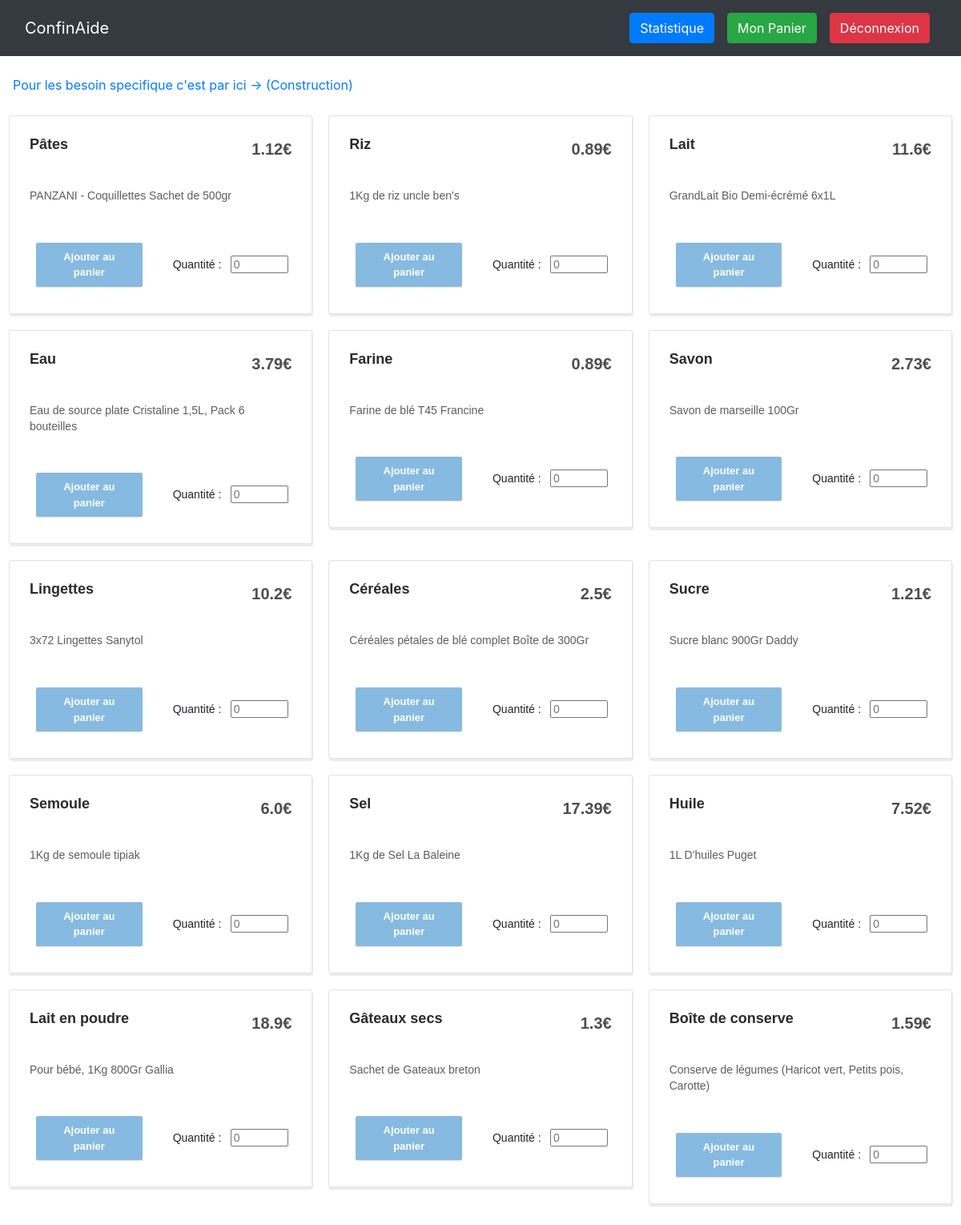
/ConfinAide/commandes/, run on the app's committed database.
### ConfinAide/models.py (models this page shows, shortened)
class Produit(models.Model):
    name = models.CharField(primary_key = True, max_length = 20)
    name_Pretty = models.CharField(max_length = 50)
    prix = models.FloatField()
    desc = models.CharField(max_length = 250)

### ConfinAide/views.py (the view)
# urls.py: path('commandes/', views.commandes, name='commandes'),
def commandes(request):
    if request.method == "GET":
        c = list()
        e = list()
        i = 0
        for p in [o.name for o in Produit.objects.all()]:
                if i == 3:
                    i = 0
                    c.append(e)
                    e = list()
                produit = Produit.objects.get(name=p)
                e.append({"name": p , "namePretty" : produit.name_Pretty, "prix": produit.prix , "desc" : produit.desc})
                i += 1
        if e not in c : c.append(e)
        return render(request, "listProduit.html", {"produits" : c})
    if request.method == "POST":
        if commande.Validation(request):
            return HttpResponseRedirect(reverse("panier"))
        else:
            return HttpResponse("Echec de la commande<br><a href='/ConfinAide/panier/'>Retour au panier</a>")

### templates/listProduit.html (shortened to what this page needs)
{% load static from static %}
<!DOCTYPE html>
<html>
<head>
    <link rel="stylesheet" href="{% static 'assets/bootstrap/css/bootstrap.min.css'%}">
    <link rel="stylesheet" href="{% static 'assets/css/Pretty-Login-Form.css'%}">
    <link rel="stylesheet" href="{% static 'assets/css/Pretty-Product-List.css'%}">
    <link rel="stylesheet" href="{% static 'assets/css/Pretty-Registration-Form.css'%}">
    <link rel="stylesheet" href="{% static 'assets/css/styles.css'%}">
</head>
<body>
    <nav class="navbar navbar-dark navbar-expand-md bg-dark">
        <div class="container-fluid"><a class="navbar-brand" href="/ConfinAide/connexion/">ConfinAide</a>
            <div class="collapse navbar-collapse d-md-flex d-lg-flex d-xl-flex justify-content-md-end justify-content-lg-end justify-content-xl-end"
                id="navcol-1">
                <ul class="nav navbar-nav">
                    <li class="nav-item" role="presentation"><a href="/ConfinAide/statistique/"><button class="btn btn-primary margin-right" type="button">Statistique</button></a></li>
                    <li class="nav-item" role="presentation"><a href="/ConfinAide/panier/"><button class="btn btn-success d-lg-flex" type="button">Mon Panier</button><a></li>
                    <li class="nav-item" role="presentation"><a href="/ConfinAide/deconnexion/"><button class="btn btn-danger d-lg-flex" type="button">Déconnexion</button><a></li>
                </ul>
            </div>
        </div>
    </nav>
    <br>
    <div class="">
        <a href="/ConfinAide/commandes_specifique/" style="margin-left: 1rem;">Pour les besoin specifique c'est par ici -> (Construction)</a>
    </div>
    <div class="center">
        {%for r in produits%}
        <div class="row product-list">
            {%for p in r%}
            <div class="col-sm-6 col-md-4 product-item">
                <div class="product-container">
                    <div class="row">
                        <div class="col-8">
                            <h2><a href="#">{{p.namePretty}}</a></h2>
                        </div>
                        <div class="col-4">
                            <p class="product-price">{{p.prix}}€</p>
                        </div>
                    </div>
                    <div class="row">
                        <div class="col-12">
                            <p class="product-description">{{p.desc}}<br><br></p>
                            <form action="/ConfinAide/panier/" method="POST">{% csrf_token %}
                                <div class="row">
                                    <div class="col-6"><button class="btn btn-light" type="submit">Ajouter au panier</button></div>
                                    <div class="col-6"><label class="quantity">Quantité :&nbsp;</label><input type="number" name="q" id="q" class="quantity" min="1" placeholder="0"></div>
                                </div>
                            </form>
                        </div>
                    </div>
                </div>
            </div>
            {%endfor%}
        </div>
        {%endfor%}
    </div>
</body>
</html>

### static/assets/css/Pretty-Login-Form.css (style rules this page uses)
.quantity { width: 4.5rem; margin-top: 1.5rem; }

### static/assets/css/Pretty-Product-List.css (style rules this page uses)
.product-item { padding: 10px; }
.product-item .product-container { text-align: left; font: normal 14px sans-serif; background-color: #ffffff; border: 1px solid #dbe3e7; border-radius: 3px; box-shadow: 1px 3px 1px rgba(0, 0, 0, 0.08); padding: 25px; }
.product-item h2 { font-size: 18px; white-space: nowrap; overflow: hidden; text-overflow: ellipsis; max-width: 200px; font-weight: 800; }
.product-item h2 a { text-decoration: none; color: #2b2b2b; }
.product-item p.product-description { margin-top: 20px; color: #5d5d5d; line-height: 1.45; white-space: normal; margin-bottom: 20px; }
.product-item button { border-radius: 2px; background: #87bae1; box-shadow: 0 1px 1px rgba(0, 0, 0, 0.12); border: 0; color: #ffffff; font-weight: bold; font-size: 13px; padding: 8px 20px; }
.product-item .product-price { color: #4e4e4e; font-weight: bold; font-size: 20px; padding-top: 5px; text-align: right; }

### static/assets/css/styles.css (style rules this page uses)
.btn { margin: 0.5rem; }
.center { margin: 1rem; }

### data on the page
Produit: namePretty "Pâtes", prix "1.12", desc "PANZANI - Coquillettes Sachet de 500gr"
Produit: namePretty "Riz", prix "0.89", desc "1Kg de riz uncle ben's"
Produit: namePretty "Lait", prix "11.6", desc "GrandLait Bio Demi-écrémé 6x1L"
Produit: namePretty "Eau", prix "3.79", desc "Eau de source plate Cristaline 1,5L, Pack 6 bouteilles"
Produit: namePretty "Farine", prix "0.89", desc "Farine de blé T45 Francine"
Produit: namePretty "Savon", prix "2.73", desc "Savon de marseille 100Gr"
Produit: namePretty "Lingettes", prix "10.2", desc "3x72 Lingettes Sanytol"
Produit: namePretty "Céréales", prix "2.5", desc "Céréales pétales de blé complet Boîte de 300Gr"
Produit: namePretty "Sucre", prix "1.21", desc "Sucre blanc 900Gr Daddy"
Produit: namePretty "Semoule", prix "6.0", desc "1Kg de semoule tipiak"
Produit: namePretty "Sel", prix "17.39", desc "1Kg de Sel La Baleine"
Produit: namePretty "Huile", prix "7.52", desc "1L D'huiles Puget"
Produit: namePretty "Lait en poudre", prix "18.9", desc "Pour bébé, 1Kg 800Gr Gallia"
Produit: namePretty "Gâteaux secs", prix "1.3", desc "Sachet de Gateaux breton"
Produit: namePretty "Boîte de conserve", prix "1.59", desc "Conserve de légumes (Haricot vert, Petits pois, Carotte)"
